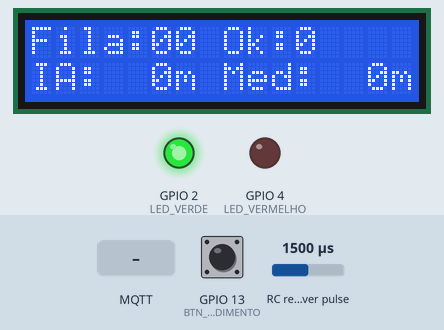
The sketch below on a simulated ESP32. Shown: 16×2 character LCD, output pins drawn as LEDs (lit = HIGH). Wiring (inferred from the names in the program): RC receiver channel: data GPIO 15. Dashed ring = blinking. The test bench sets the inputs (shaded band); at power-on: GPIO 13 (BTN_ATENDIMENTO) HIGH, RC receiver pulse 1500 µs. WiFi joins after 1.5 s; servers stay silent unless stated; the local clock reads 2024-03-15 10:24:30 at power-on unless the sketch sets it; no MQTT or app messages arrive unless stated; what the sketch prints to the serial monitor is not drawn.

Above: at 1.3 s.
1.4 s: GPIO 13 (BTN_ATENDIMENTO) pulled LOW for 0.15 s
At 2.0 s:
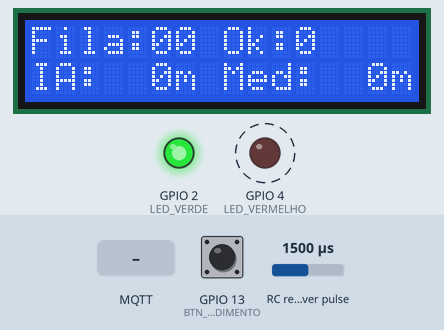
2.1 s: MQTT message "chegada" arrives on the first subscribed topic
5.1 s: GPIO 13 (BTN_ATENDIMENTO) pulled LOW for 1 s
At 6.6 s:
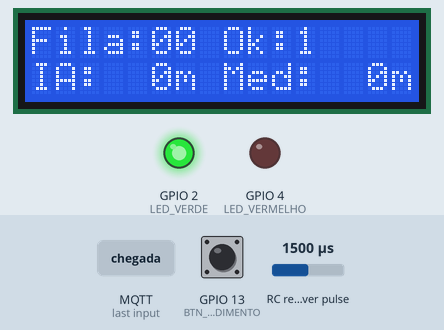
7.6 s: MQTT message "atendimento" arrives on the first subscribed topic
At 7.77 s:
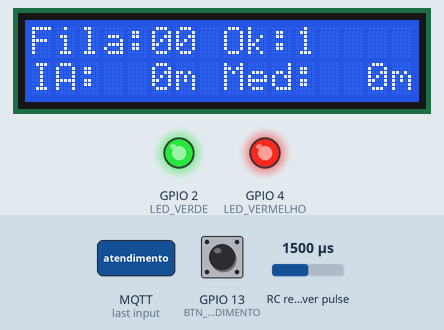
9.1 s: MQTT message "estado" arrives on the first subscribed topic
10.6 s: GPIO 13 (BTN_ATENDIMENTO) pulsed LOW 2 times (0.12 s each, 0.3 s apart)
Timing chart, 0 to 13.6 s (numbered marks = the images above; inputs shaded):
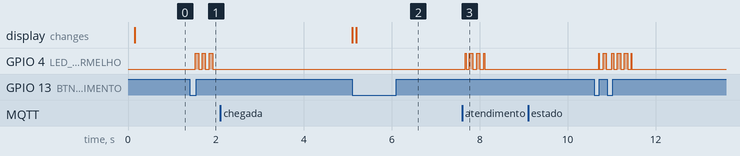

The sketch:

sketch.ino
```cpp
/*
 * Global Solution 2026.2 - Computer Organization and Architecture - FIAP
 * Integrantes: Gabriel Fagundes (RM 569074), Glauco Kelly (RM 572840),
 *              Thiago Renatino (RM 569073)
 *
 * Citizen Assist AI - Sistema Inteligente de Gerenciamento de Filas Virtuais
 * Posto de atendimento do Bilhete Único (1 guichê)
 *
 * Hardware (simulado no Wokwi):
 *   CPU ........ ESP32 (Xtensa LX6 dual-core, 240 MHz, 520 KB SRAM, 4 MB flash)
 *   Entradas ... botão VERDE  "chegada"     -> GPIO 15 (interrupção, pull-up interno)
 *                botão AZUL   "atendimento" -> GPIO 13 (interrupção, pull-up interno)
 *                botões virtuais no painel web (comandos MQTT)
 *   Saídas ..... LCD 16x2 I2C (SDA 21, SCL 22) | LED verde GPIO 2 | LED vermelho GPIO 4
 *                Serial Monitor (UART 115200 baud) | painel web (MQTT)
 *   Rede ....... Wi-Fi 802.11 b/g/n -> TCP/IP -> MQTT (broker público) -> painel no navegador
 *
 * Fluxo: ENTRADA (botão/ISR) -> PROCESSAMENTO (fila, histórico, previsão) -> SAÍDA (LCD, LEDs, MQTT)
 *
 * Modo demonstração: 1 segundo real = 1 minuto do posto (ESCALA_DEMO), para que a
 * demonstração caiba no vídeo. Os tempos medidos pelo ESP32 são convertidos para minutos.
 */

#include <WiFi.h>
#include <PubSubClient.h>
#include <Wire.h>
#include <LiquidCrystal_I2C.h>
#include <time.h>
#include "modelo_espera.h"  // coeficientes da regressão (gerado por ia/treinar_previsao.py)

// ---------------- Pinos ----------------
#define BTN_CHEGADA      15
#define BTN_ATENDIMENTO  13
#define LED_VERDE        2
#define LED_VERMELHO     4

// ---------------- Parâmetros ----------------
#define ESCALA_DEMO          60.0f   // 1 s real = 60 s (1 min) do posto
#define DEBOUNCE_MS          50      // tempo que o pino precisa ficar estável para valer
#define PISCA_ERRO_MS        480     // duração do alerta de operação inválida (LED vermelho)
#define MAX_FILA             99      // limite do contador (evita estouro e cabe no LCD)
#define LIMITE_FILA_LONGA    8       // acima disso o LED vermelho acende
#define JANELA_RECENTE       5       // últimos atendimentos usados pela IA
#define TAM_LOG              64      // eventos guardados em RAM (buffer circular)
#define PESO_HISTORICO       20      // peso da média histórica inicial (atendimentos "virtuais")
#define INTERVALO_ESTADO_MS  5000    // publicação periódica do estado

// ---------------- Rede ----------------
const char* WIFI_SSID   = "Wokwi-GUEST";
const char* WIFI_SENHA  = "";
const char* MQTT_BROKER = "broker.hivemq.com";
const int   MQTT_PORTA  = 1883;
const char* TOPICO_BASE = "fiap/gs2026/citizenassist/fila/posto-bu-01";
String TOPICO_ESTADO, TOPICO_EVENTO, TOPICO_COMANDO;

WiFiClient wifiClient;
PubSubClient mqtt(wifiClient);
LiquidCrystal_I2C lcd(0x27, 16, 2);

// ---------------- Tipos ----------------
typedef enum : uint8_t { EV_CHEGADA = 0, EV_CONCLUSAO = 1, EV_INVALIDO = 2, EV_FILA_CHEIA = 3 } TipoEvento;
const char* NOME_EVENTO[] = {"CHEGADA", "CONCLUSAO", "SAIDA_FILA_VAZIA", "FILA_CHEIA"};

typedef struct {
  uint32_t epoch;         // horário (NTP) ou segundos desde o boot se sem NTP
  uint32_t ciclo;         // ciclo do loop em que o evento foi processado
  uint8_t  tipo;          // TipoEvento
  uint8_t  origem;        // 0 = botão físico, 1 = painel web
  uint16_t fila;          // pessoas na fila depois do evento
  float    esperaIA;      // estimativa da IA logo após o evento (min)
} Evento;                 // 16 bytes com alinhamento

// Botão com debounce por estado estável:
// a ISR só anota que o pino mudou; o loop() confirma o toque quando o pino
// fica em LOW por DEBOUNCE_MS e antes estava em HIGH (borda de descida real).
// Assim o repique ao SOLTAR o botão não vira um segundo toque.
typedef struct {
  uint8_t           pino;
  volatile uint32_t ultimaBordaMs;   // escrito pela ISR
  volatile bool     houveBorda;      // escrito pela ISR
  bool              estadoEstavel;   // HIGH = solto (pull-up), LOW = apertado
} Botao;

// ---------------- Estado (RAM) ----------------
Botao botaoChegada     = {BTN_CHEGADA, 0, false, HIGH};
Botao botaoAtendimento = {BTN_ATENDIMENTO, 0, false, HIGH};
uint32_t erroAteMs = 0;                  // LED vermelho pisca até este instante (sem delay)

uint16_t fila = 0;
uint32_t concluidos = 0;
uint32_t invalidas = 0;
uint32_t inicioAtendimentoMs = 0;       // quando começou o atendimento atual
float    temposRecentes[JANELA_RECENTE]; // buffer circular dos últimos atendimentos (min)
uint8_t  qtdRecentes = 0, posRecentes = 0;
float    somaHistorica = 0;              // média histórica acumulada
uint32_t nHistorico = 0;

Evento   logEventos[TAM_LOG];
uint16_t qtdLog = 0, posLog = 0;
uint32_t ciclo = 0;
uint32_t ultimoEstadoMs = 0;
bool     ntpOk = false;

// ---------------- ISRs (curtas: só registram que o pino mudou) ----------------
void IRAM_ATTR isrChegada() {
  botaoChegada.ultimaBordaMs = millis();
  botaoChegada.houveBorda = true;
}

void IRAM_ATTR isrAtendimento() {
  botaoAtendimento.ultimaBordaMs = millis();
  botaoAtendimento.houveBorda = true;
}

// Retorna true uma única vez por toque, depois que o sinal estabiliza
bool toqueConfirmado(Botao& b) {
  if (!b.houveBorda || millis() - b.ultimaBordaMs < DEBOUNCE_MS) return false;
  b.houveBorda = false;
  bool leitura = digitalRead(b.pino);
  bool apertou = (b.estadoEstavel == HIGH && leitura == LOW);
  b.estadoEstavel = leitura;
  return apertou;
}

// ---------------- Cálculos ----------------
float mediaHistorica() { return somaHistorica / nHistorico; }

float tempoMedioRecente() {
  if (qtdRecentes == 0) return mediaHistorica();  // sem histórico do dia: usa a média
  float s = 0;
  for (uint8_t i = 0; i < qtdRecentes; i++) s += temposRecentes[i];
  return s / qtdRecentes;
}

// Espera estimada para quem chegar agora (há "fila" pessoas à frente)
float esperaConvencional() { return fila * mediaHistorica(); }

float esperaIA() {
  if (fila == 0) return 0;
  float e = MODELO_B0 + MODELO_B1 * fila + MODELO_B2 * (fila * tempoMedioRecente());
  return e < 0 ? 0 : e;
}

String horario(uint32_t epoch) {
  if (!ntpOk) return String(epoch) + "s";
  time_t t = epoch;
  struct tm tm;
  localtime_r(&t, &tm);
  char buf[20];
  strftime(buf, sizeof(buf), "%Y-%m-%d %H:%M:%S", &tm);
  return String(buf);
}

uint32_t agoraEpoch() {
  if (ntpOk) return (uint32_t)time(nullptr);
  return millis() / 1000;
}

// ---------------- Saídas ----------------
void atualizarLeds() {
  digitalWrite(LED_VERDE, fila < LIMITE_FILA_LONGA ? HIGH : LOW);
  digitalWrite(LED_VERMELHO, fila >= LIMITE_FILA_LONGA ? HIGH : LOW);
}

// Alerta sem delay(): o loop continua livre enquanto o LED pisca
void piscarErro() { erroAteMs = millis() + PISCA_ERRO_MS; }

void atualizarAlerta() {
  if (erroAteMs == 0) return;
  if ((int32_t)(millis() - erroAteMs) < 0) {
    digitalWrite(LED_VERMELHO, (millis() / 80) % 2 ? HIGH : LOW);
  } else {
    erroAteMs = 0;
    atualizarLeds();
  }
}

void atualizarLcd() {
  char l1[17], l2[17];
  snprintf(l1, sizeof(l1), "Fila:%02u Ok:%-5lu", fila, (unsigned long)concluidos);
  snprintf(l2, sizeof(l2), "IA:%3.0fm Med:%3.0fm", esperaIA(), esperaConvencional());
  lcd.setCursor(0, 0); lcd.print(l1);
  lcd.setCursor(0, 1); lcd.print(l2);
}

String jsonEstado() {
  String j = "{";
  j += "\"posto\":\"posto-bu-01\",";
  j += "\"fila\":" + String(fila) + ",";
  j += "\"concluidos\":" + String(concluidos) + ",";
  j += "\"operacoes_invalidas\":" + String(invalidas) + ",";
  j += "\"espera_ia_min\":" + String(esperaIA(), 1) + ",";
  j += "\"espera_media_min\":" + String(esperaConvencional(), 1) + ",";
  j += "\"tempo_medio_recente_min\":" + String(tempoMedioRecente(), 2) + ",";
  j += "\"media_historica_min\":" + String(mediaHistorica(), 2) + ",";
  j += "\"ciclo\":" + String(ciclo) + ",";
  j += "\"uptime_s\":" + String(millis() / 1000) + ",";
  j += "\"heap_livre_bytes\":" + String(ESP.getFreeHeap()) + ",";
  j += "\"horario\":\"" + horario(agoraEpoch()) + "\"";
  j += "}";
  return j;
}

void publicarEstado() {
  if (!mqtt.connected()) return;
  mqtt.publish(TOPICO_ESTADO.c_str(), jsonEstado().c_str(), true);  // retain: painel recebe ao abrir
  ultimoEstadoMs = millis();
}

void publicarEvento(const Evento& e) {
  if (!mqtt.connected()) return;
  String j = "{\"tipo\":\"" + String(NOME_EVENTO[e.tipo]) + "\",";
  j += "\"origem\":\"" + String(e.origem ? "web" : "botao") + "\",";
  j += "\"fila\":" + String(e.fila) + ",";
  j += "\"espera_ia_min\":" + String(e.esperaIA, 1) + ",";
  j += "\"ciclo\":" + String(e.ciclo) + ",";
  j += "\"horario\":\"" + horario(e.epoch) + "\"}";
  mqtt.publish(TOPICO_EVENTO.c_str(), j.c_str());
}

// ---------------- Processamento dos eventos ----------------
void registrarEvento(TipoEvento tipo, uint8_t origem) {
  Evento e = {agoraEpoch(), ciclo, (uint8_t)tipo, origem, fila, esperaIA()};
  logEventos[posLog] = e;                  // buffer circular: sobrescreve o mais antigo
  posLog = (posLog + 1) % TAM_LOG;
  if (qtdLog < TAM_LOG) qtdLog++;
  Serial.printf("[EVENT] %s | %s | origem=%s | fila=%u | ciclo=%lu\n", horario(e.epoch).c_str(),
                NOME_EVENTO[tipo], origem ? "web" : "botao", fila, (unsigned long)ciclo);
  publicarEvento(e);
}

void processarChegada(uint8_t origem) {
  Serial.printf("[DATA] Entrada CHEGADA (%s)\n", origem ? "painel web" : "GPIO 15");
  if (fila >= MAX_FILA) {
    Serial.printf("[LOGIC] fila=%u >= MAX_FILA=%d -> operacao invalida (contador no limite)\n", fila, MAX_FILA);
    invalidas++;
    registrarEvento(EV_FILA_CHEIA, origem);
    Serial.println("[ACTION] LED vermelho pisca | chegada recusada");
    piscarErro();
    return;
  }
  if (fila == 0) inicioAtendimentoMs = millis();  // guichê livre: atendimento começa já
  fila++;
  Serial.printf("[LOGIC] fila %u -> %u | espera IA=%.1f min | media=%.1f min\n",
                fila - 1, fila, esperaIA(), esperaConvencional());
  registrarEvento(EV_CHEGADA, origem);
}

void processarAtendimento(uint8_t origem) {
  Serial.printf("[DATA] Entrada ATENDIMENTO CONCLUIDO (%s)\n", origem ? "painel web" : "GPIO 13");
  if (fila == 0) {
    Serial.println("[LOGIC] fila=0 -> saida com fila vazia: operacao invalida, contador nao muda");
    invalidas++;
    registrarEvento(EV_INVALIDO, origem);
    Serial.println("[ACTION] LED vermelho pisca | LCD mantem fila=00");
    piscarErro();
    return;
  }
  // Tempo de atendimento medido pelo ESP32 (convertido para minutos do posto)
  float duracaoMin = (millis() - inicioAtendimentoMs) / 1000.0f * ESCALA_DEMO / 60.0f;
  temposRecentes[posRecentes] = duracaoMin;
  posRecentes = (posRecentes + 1) % JANELA_RECENTE;
  if (qtdRecentes < JANELA_RECENTE) qtdRecentes++;
  somaHistorica += duracaoMin;
  nHistorico++;

  fila--;
  concluidos++;
  if (fila > 0) inicioAtendimentoMs = millis();  // próximo da fila começa a ser atendido
  Serial.printf("[LOGIC] atendimento durou %.1f min | recente=%.2f | historica=%.2f | fila %u -> %u\n",
                duracaoMin, tempoMedioRecente(), mediaHistorica(), fila + 1, fila);
  registrarEvento(EV_CONCLUSAO, origem);
}

void aposEvento() {
  atualizarLeds();
  atualizarLcd();
  Serial.printf("[ACTION] LCD fila=%u | LED %s | MQTT %s\n", fila,
                fila >= LIMITE_FILA_LONGA ? "VERMELHO" : "VERDE",
                mqtt.connected() ? "estado publicado" : "offline (estado mantido localmente)");
  publicarEstado();
}

// Comandos dos botões virtuais do painel (MQTT)
void aoReceberMqtt(char* topico, byte* payload, unsigned int tam) {
  String cmd;
  for (unsigned int i = 0; i < tam; i++) cmd += (char)payload[i];
  cmd.trim();
  Serial.printf("[NET] comando recebido: %s\n", cmd.c_str());
  if (cmd == "chegada")          processarChegada(1);
  else if (cmd == "atendimento") processarAtendimento(1);
  else if (cmd == "estado")      { publicarEstado(); return; }
  else { Serial.println("[LOGIC] comando desconhecido -> ignorado"); return; }
  aposEvento();
}

// ---------------- Rede ----------------
// Rede não bloqueante: os botões e o LCD funcionam mesmo sem Wi-Fi.
// O loop() verifica o estado da conexão a cada volta (polling) e avança as etapas.
bool redeConfigurada = false;
uint32_t ultimoAvisoWifi = 0;

void iniciarWifi() {
  Serial.printf("[NET] Wi-Fi: conectando a %s (em segundo plano)\n", WIFI_SSID);
  WiFi.mode(WIFI_STA);
  WiFi.begin(WIFI_SSID, WIFI_SENHA, 6);
}

void gerenciarWifi() {
  if (WiFi.status() == WL_CONNECTED) {
    if (!redeConfigurada) {
      redeConfigurada = true;
      Serial.printf("[NET] Wi-Fi OK | IP %s | RSSI %d dBm\n", WiFi.localIP().toString().c_str(), WiFi.RSSI());
      configTime(-3 * 3600, 0, "pool.ntp.org", "time.google.com");  // horário de Brasília
    }
    if (!ntpOk && time(nullptr) > 1700000000) {  // relógio já recebeu a hora da internet
      ntpOk = true;
      Serial.printf("[NET] NTP sincronizado: %s\n", horario(agoraEpoch()).c_str());
    }
  } else {
    if (redeConfigurada) {
      redeConfigurada = false;
      Serial.println("[NET] Wi-Fi caiu: sistema segue local, reconectando...");
      WiFi.reconnect();
    }
    if (millis() - ultimoAvisoWifi > 10000) {
      ultimoAvisoWifi = millis();
      Serial.println("[NET] aguardando Wi-Fi (fila continua funcionando localmente)");
    }
  }
}

void conectarMqtt() {
  if (WiFi.status() != WL_CONNECTED || mqtt.connected()) return;
  String id = "citizenassist-fila-" + String((uint32_t)ESP.getEfuseMac(), HEX);
  Serial.printf("[NET] Conectando ao broker MQTT %s:%d ... ", MQTT_BROKER, MQTT_PORTA);
  if (mqtt.connect(id.c_str())) {
    mqtt.subscribe(TOPICO_COMANDO.c_str());
    Serial.println("OK");
    publicarEstado();
  } else {
    Serial.printf("falhou (rc=%d), nova tentativa em 5 s\n", mqtt.state());
  }
}

// ---------------- Setup / Loop ----------------
void setup() {
  Serial.begin(115200);
  pinMode(BTN_CHEGADA, INPUT_PULLUP);
  pinMode(BTN_ATENDIMENTO, INPUT_PULLUP);
  pinMode(LED_VERDE, OUTPUT);
  pinMode(LED_VERMELHO, OUTPUT);
  // Interrupção em qualquer mudança (apertar e soltar): o debounce confirma só a descida
  attachInterrupt(digitalPinToInterrupt(BTN_CHEGADA), isrChegada, CHANGE);
  attachInterrupt(digitalPinToInterrupt(BTN_ATENDIMENTO), isrAtendimento, CHANGE);

  // Histórico inicial: média dos atendimentos simulados, com peso de 20 atendimentos
  somaHistorica = MEDIA_HISTORICA_INICIAL_MIN * PESO_HISTORICO;
  nHistorico = PESO_HISTORICO;

  TOPICO_ESTADO  = String(TOPICO_BASE) + "/estado";
  TOPICO_EVENTO  = String(TOPICO_BASE) + "/evento";
  TOPICO_COMANDO = String(TOPICO_BASE) + "/comando";

  Wire.begin(21, 22);
  lcd.init();
  lcd.backlight();
  lcd.print("Citizen Assist");
  lcd.setCursor(0, 1);
  lcd.print("Fila virtual...");

  Serial.println("[INFO] Citizen Assist AI - Fila Virtual (posto Bilhete Unico)");
  Serial.printf("[INFO] CPU %s rev%d | %d nucleos | Clock %lu MHz\n", ESP.getChipModel(),
                ESP.getChipRevision(), ESP.getChipCores(), (unsigned long)getCpuFrequencyMhz());
  Serial.printf("[INFO] Flash %lu KB | Sketch %lu KB | Heap livre %lu bytes\n",
                (unsigned long)(ESP.getFlashChipSize() / 1024), (unsigned long)(ESP.getSketchSize() / 1024),
                (unsigned long)ESP.getFreeHeap());
  Serial.printf("[INFO] RAM do log de eventos: %u x %u bytes = %u bytes\n",
                TAM_LOG, (unsigned)sizeof(Evento), (unsigned)sizeof(logEventos));
  Serial.printf("[INFO] Modelo IA: b0=%.3f b1=%.3f b2=%.3f | media historica inicial=%.2f min\n",
                MODELO_B0, MODELO_B1, MODELO_B2, MEDIA_HISTORICA_INICIAL_MIN);

  iniciarWifi();
  mqtt.setServer(MQTT_BROKER, MQTT_PORTA);
  mqtt.setCallback(aoReceberMqtt);
  mqtt.setBufferSize(512);

  atualizarLeds();
  atualizarLcd();
  Serial.println("[INFO] Sistema pronto. Botao VERDE = chegada | Botao AZUL = atendimento concluido");
}

uint32_t ultimaTentativaMqtt = 0;

void loop() {
  ciclo++;

  // Botões: a ISR avisou que houve borda; aqui o toque é confirmado (debounce)
  if (toqueConfirmado(botaoChegada)) {
    Serial.printf("[CICLO %lu]\n", (unsigned long)ciclo);
    processarChegada(0);
    aposEvento();
  }
  if (toqueConfirmado(botaoAtendimento)) {
    Serial.printf("[CICLO %lu]\n", (unsigned long)ciclo);
    processarAtendimento(0);
    aposEvento();
  }
  atualizarAlerta();

  // Rede: Wi-Fi, NTP e MQTT verificados por polling a cada volta do loop
  gerenciarWifi();
  if (WiFi.status() == WL_CONNECTED && !mqtt.connected() && millis() - ultimaTentativaMqtt > 5000) {
    ultimaTentativaMqtt = millis();
    conectarMqtt();
  }
  mqtt.loop();

  // Atualização periódica: o tempo passa, a estimativa e o horário mudam
  if (millis() - ultimoEstadoMs > INTERVALO_ESTADO_MS) {
    atualizarLcd();
    publicarEstado();
  }
  delay(10);  // loop curto: os botões não dependem dele (interrupção)
}
```

modelo_espera.h
```cpp
// Gerado automaticamente por ia/treinar_previsao.py - não editar à mão.
// Modelo treinado com dados SIMULADOS (ia/dados/historico_atendimentos_SIMULADO.csv).
// espera_ia = MODELO_B0 + MODELO_B1 * fila + MODELO_B2 * (fila * tempo_medio_recente)   [minutos]
// (nomes com prefixo MODELO_ porque B0 e B1 já existem no Arduino, em binary.h)
#pragma once

const float MEDIA_HISTORICA_INICIAL_MIN = 4.1734f;  // média dos dias de treino
const float MODELO_B0 = -2.813011f;
const float MODELO_B1 = 3.342074f;
const float MODELO_B2 = 0.356460f;
// Teste (dias 22-30): MAE convencional = 5.33 min | MAE IA = 4.83 min
```

Measured:
- after the input at 1.4 s, GPIO 4 (LED_VERMELHO): alternates HIGH for 0.08 s and LOW for 0.08 s, starting after 0.13 s
- after the input at 2.1 s, every drawn part: stays the same
- after the input at 5.1 s, the display: first differs from a run without the input after 0.10 s (image 2)
- after the input at 7.6 s, GPIO 4 (LED_VERMELHO): LOW → HIGH after 0.07 s, then repeats every 0.16 s: LOW 0.07 s, HIGH 0.08 s
- after the input at 9.1 s, every drawn part: stays the same
